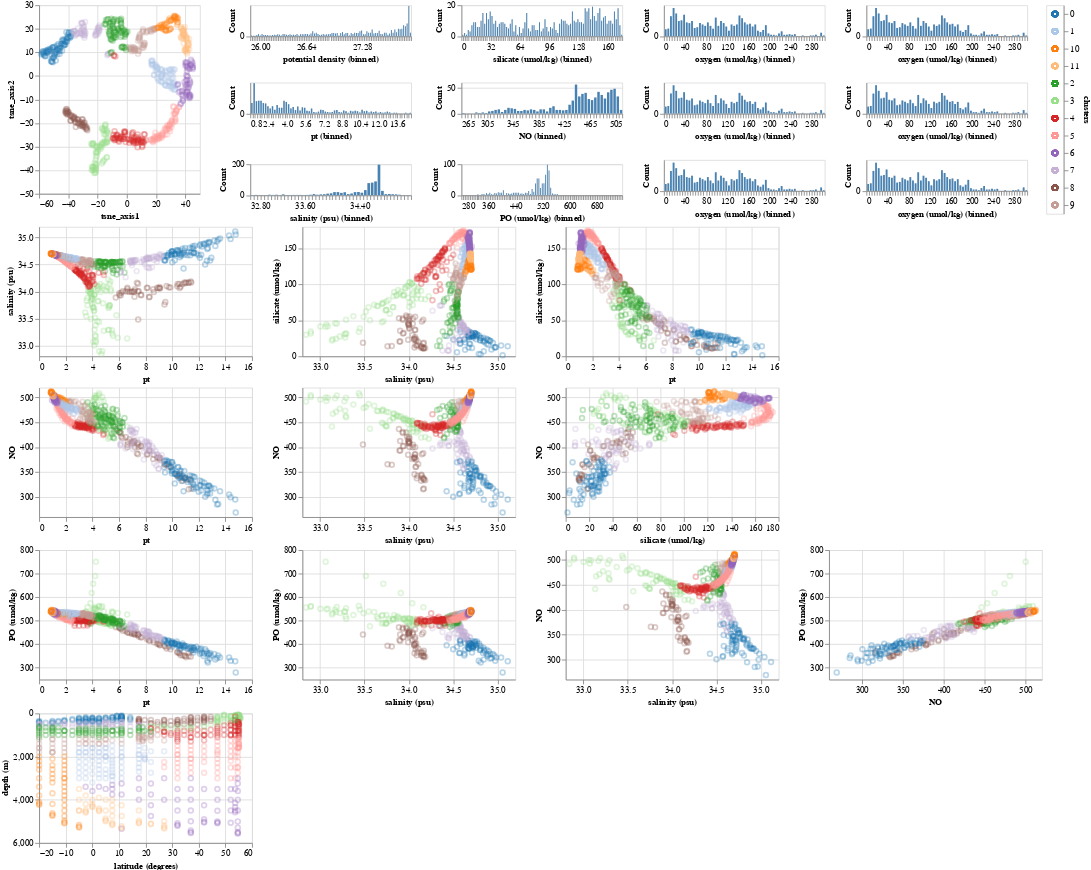

Write notebook code for a chart like this one.
### Markdown cell above
View altair interactive visualizations

### Code cell
import altair as alt

DF_TO_USE = foraltair_df
INTERVAL_SELECTION = alt.selection_interval()
LEGEND_SELECTION = alt.selection_multi(fields=['clusters'])
COMPOSED_SELECTION = (INTERVAL_SELECTION | LEGEND_SELECTION)
TOTAL_WIDTH=1200
TOTAL_HEIGHT=680
TSNE_HEIGHTFRAC=0.4
TSNE_WIDTHFRAC=0.2
FONTSIZE=10
PADDING_GUESS=45 #additional padding to subtract off


#convenience functions to turn off default altair behaviour of including
# zero in the axis even if no points are at 0
def nozero_xaxis(field_name):
  return alt.X(field_name, scale=alt.Scale(zero=False))
def nozero_yaxis(field_name, domain=None):
  if (domain is None):
    return alt.Y(field_name, scale=alt.Scale(zero=False))
  else:
    return alt.Y(field_name, scale=alt.Scale(zero=False, domain=domain))

def get_interactive_histogram(colname):
  yaxis = alt.Y('count():Q', title="Count")
  xaxis = alt.X(colname+':Q', bin=alt.Bin(maxbins=100))
  #apparently height/width doesn't include the space for the
  # axes labels, so these need to be adjusted a bit.
  bg_histogram = alt.Chart(DF_TO_USE).mark_bar().encode(
                    y=yaxis,
                    x=xaxis,
                    color=alt.value('lightgrey')).properties(
                      width=TOTAL_WIDTH*(1-TSNE_WIDTHFRAC)/4
                            - (FONTSIZE+PADDING_GUESS),
                      height=TOTAL_HEIGHT*TSNE_HEIGHTFRAC/3
                            - (FONTSIZE+PADDING_GUESS),
                      selection=INTERVAL_SELECTION)
  fg_histogram = alt.Chart(DF_TO_USE).mark_bar().encode(
                      y=yaxis,
                      color=alt.value('steelblue'),
                      x=xaxis).transform_filter(COMPOSED_SELECTION)
  return (bg_histogram+fg_histogram)

#define the color property that will be shared for the scatterplots/legend
color = alt.condition(COMPOSED_SELECTION, 'clusters', alt.value('lightgray'),
                      scale=alt.Scale(scheme='category20'),
                      legend=None)

#base chart for t-sne scatterplot
tsne_base = alt.Chart(DF_TO_USE).mark_point(opacity=0.3).encode(
  color=color
).properties(width=TOTAL_WIDTH*TSNE_WIDTHFRAC - (FONTSIZE+PADDING_GUESS),
             height=TOTAL_HEIGHT*TSNE_HEIGHTFRAC - (FONTSIZE+PADDING_GUESS)
             ).add_selection(INTERVAL_SELECTION)

#base chart for all other scatterplots
base = alt.Chart(DF_TO_USE).mark_point(opacity=0.3).encode(
  color=color
).properties(width=TOTAL_WIDTH/4 - (FONTSIZE+PADDING_GUESS),
             height=(TOTAL_HEIGHT*(1-TSNE_HEIGHTFRAC))/2 
                     - (FONTSIZE+PADDING_GUESS)).add_selection(
                         INTERVAL_SELECTION)
#selectable legend
legend = legend = alt.Chart(DF_TO_USE).mark_point().encode(
            y=alt.Y('clusters:N', axis=alt.Axis(orient='right')),
            color=color
        ).add_selection(LEGEND_SELECTION)

#compose the whole layout
alt.vconcat(
    
(tsne_base.encode(x='tsne_axis1', y='tsne_axis2')
| alt.vconcat(get_interactive_histogram('potential density'),
             get_interactive_histogram('pt'),
             get_interactive_histogram('salinity (psu)'))
| alt.vconcat(get_interactive_histogram('silicate (umol/kg)'),
              get_interactive_histogram('NO'),
              get_interactive_histogram('PO (umol/kg)'))
| alt.vconcat(get_interactive_histogram('oxygen (umol/kg)'),
              get_interactive_histogram('oxygen (umol/kg)'),
              get_interactive_histogram('oxygen (umol/kg)'))
| alt.vconcat(get_interactive_histogram('oxygen (umol/kg)'),
              get_interactive_histogram('oxygen (umol/kg)'),
              get_interactive_histogram('oxygen (umol/kg)'))
| legend
),

(base.encode(nozero_xaxis('pt'), nozero_yaxis('salinity (psu)'))
| base.encode(nozero_xaxis('salinity (psu)'),
              nozero_yaxis('silicate (umol/kg)') )
| base.encode(nozero_xaxis('pt'), 
              nozero_yaxis('silicate (umol/kg)'))
),

(base.encode(nozero_xaxis('pt'),
             nozero_yaxis('NO'))
| base.encode(nozero_xaxis('salinity (psu)'),
              nozero_yaxis('NO'))
| base.encode(nozero_xaxis('silicate (umol/kg)'),
              nozero_yaxis('NO'))
),
 
 (base.encode(nozero_xaxis('pt'), nozero_yaxis('PO (umol/kg)'))
| base.encode(nozero_xaxis('salinity (psu)'), nozero_yaxis('PO (umol/kg)'))
|  base.encode(nozero_xaxis('salinity (psu)'), nozero_yaxis('NO'))
| base.encode(nozero_xaxis('NO'), nozero_yaxis('PO (umol/kg)'))
#| base.encode(x='salinity (psu)', y='PO (umol/kg)')
#| base.encode(x='NO', y='PO (umol/kg)')
),
#

(base.encode(nozero_xaxis('latitude (degrees)'),
             nozero_yaxis('depth (m)', domain=(6000, 0))))

).configure_axis(labelFontSize=FONTSIZE,
                 titleFontSize=FONTSIZE).properties(padding=0, spacing=0)
# the padding/spacing doesn't propagate to subcharts propertly

### Figure 1 — Vega-Lite specification as saved in the notebook (floating-point values rounded to 4 significant figures; data arrays with more than 128 entries replaced by an {"elided": "..."} marker saying what was removed)
{"config": {"view": {"continuousWidth": 400, "continuousHeight": 300}, "axis": {"labelFontSize": 10, "titleFontSize": 10}}, "vconcat": [{"hconcat": [{"mark": {"type": "point", "opacity": 0.3}, "encoding": {"color": {"condition": {"type": "nominal", "field": "clusters", "legend": null, "scale": {"scheme": "category20"}, "selection": {"or": ["selector011", "selector012"]}}, "value": "lightgray"}, "x": {"type": "quantitative", "field": "tsne_axis1"}, "y": {"type": "quantitative", "field": "tsne_axis2"}}, "height": 217.0, "selection": {"selector011": {"type": "interval"}}, "width": 185.0}, {"vconcat": [{"layer": [{"mark": "bar", "encoding": {"color": {"value": "lightgrey"}, "x": {"type": "quantitative", "bin": {"maxbins": 100}, "field": "potential density"}, "y": {"type": "quantitative", "aggregate": "count", "title": "Count"}}, "height": 35.67, "selection": {"selector011": {"type": "interval"}}, "width": 185.0}, {"mark": "bar", "encoding": {"color": {"value": "steelblue"}, "x": {"type": "quantitative", "bin": {"maxbins": 100}, "field": "potential density"}, "y": {"type": "quantitative", "aggregate": "count", "title": "Count"}}, "transform": [{"filter": {"selection": {"or": ["selector011", "selector012"]}}}]}]}, {"layer": [{"mark": "bar", "encoding": {"color": {"value": "lightgrey"}, "x": {"type": "quantitative", "bin": {"maxbins": 100}, "field": "pt"}, "y": {"type": "quantitative", "aggregate": "count", "title": "Count"}}, "height": 35.67, "selection": {"selector011": {"type": "interval"}}, "width": 185.0}, {"mark": "bar", "encoding": {"color": {"value": "steelblue"}, "x": {"type": "quantitative", "bin": {"maxbins": 100}, "field": "pt"}, "y": {"type": "quantitative", "aggregate": "count", "title": "Count"}}, "transform": [{"filter": {"selection": {"or": ["selector011", "selector012"]}}}]}]}, {"layer": [{"mark": "bar", "encoding": {"color": {"value": "lightgrey"}, "x": {"type": "quantitative", "bin": {"maxbins": 100}, "field": "salinity (psu)"}, "y": {"type": "quantitative", "aggregate": "count", "title": "Count"}}, "height": 35.67, "selection": {"selector011": {"type": "interval"}}, "width": 185.0}, {"mark": "bar", "encoding": {"color": {"value": "steelblue"}, "x": {"type": "quantitative", "bin": {"maxbins": 100}, "field": "salinity (psu)"}, "y": {"type": "quantitative", "aggregate": "count", "title": "Count"}}, "transform": [{"filter": {"selection": {"or": ["selector011", "selector012"]}}}]}]}]}, {"vconcat": [{"layer": [{"mark": "bar", "encoding": {"color": {"value": "lightgrey"}, "x": {"type": "quantitative", "bin": {"maxbins": 100}, "field": "silicate (umol/kg)"}, "y": {"type": "quantitative", "aggregate": "count", "title": "Count"}}, "height": 35.67, "selection": {"selector011": {"type": "interval"}}, "width": 185.0}, {"mark": "bar", "encoding": {"color": {"value": "steelblue"}, "x": {"type": "quantitative", "bin": {"maxbins": 100}, "field": "silicate (umol/kg)"}, "y": {"type": "quantitative", "aggregate": "count", "title": "Count"}}, "transform": [{"filter": {"selection": {"or": ["selector011", "selector012"]}}}]}]}, {"layer": [{"mark": "bar", "encoding": {"color": {"value": "lightgrey"}, "x": {"type": "quantitative", "bin": {"maxbins": 100}, "field": "NO"}, "y": {"type": "quantitative", "aggregate": "count", "title": "Count"}}, "height": 35.67, "selection": {"selector011": {"type": "interval"}}, "width": 185.0}, {"mark": "bar", "encoding": {"color": {"value": "steelblue"}, "x": {"type": "quantitative", "bin": {"maxbins": 100}, "field": "NO"}, "y": {"type": "quantitative", "aggregate": "count", "title": "Count"}}, "transform": [{"filter": {"selection": {"or": ["selector011", "selector012"]}}}]}]}, {"layer": [{"mark": "bar", "encoding": {"color": {"value": "lightgrey"}, "x": {"type": "quantitative", "bin": {"maxbins": 100}, "field": "PO (umol/kg)"}, "y": {"type": "quantitative", "aggregate": "count", "title": "Count"}}, "height": 35.67, "selection": {"selector011": {"type": "interval"}}, "width": 185.0}, {"mark": "bar", "encoding": {"color": {"value": "steelblue"}, "x": {"type": "quantitative", "bin": {"maxbins": 100}, "field": "PO (umol/kg)"}, "y": {"type": "quantitative", "aggregate": "count", "title": "Count"}}, "transform": [{"filter": {"selection": {"or": ["selector011", "selector012"]}}}]}]}]}, {"vconcat": [{"layer": [{"mark": "bar", "encoding": {"color": {"value": "lightgrey"}, "x": {"type": "quantitative", "bin": {"maxbins": 100}, "field": "oxygen (umol/kg)"}, "y": {"type": "quantitative", "aggregate": "count", "title": "Count"}}, "height": 35.67, "selection": {"selector011": {"type": "interval"}}, "width": 185.0}, {"mark": "bar", "encoding": {"color": {"value": "steelblue"}, "x": {"type": "quantitative", "bin": {"maxbins": 100}, "field": "oxygen (umol/kg)"}, "y": {"type": "quantitative", "aggregate": "count", "title": "Count"}}, "transform": [{"filter": {"selection": {"or": ["selector011", "selector012"]}}}]}]}, {"layer": [{"mark": "bar", "encoding": {"color": {"value": "lightgrey"}, "x": {"type": "quantitative", "bin": {"maxbins": 100}, "field": "oxygen (umol/kg)"}, "y": {"type": "quantitative", "aggregate": "count", "title": "Count"}}, "height": 35.67, "selection": {"selector011": {"type": "interval"}}, "width": 185.0}, {"mark": "bar", "encoding": {"color": {"value": "steelblue"}, "x": {"type": "quantitative", "bin": {"maxbins": 100}, "field": "oxygen (umol/kg)"}, "y": {"type": "quantitative", "aggregate": "count", "title": "Count"}}, "transform": [{"filter": {"selection": {"or": ["selector011", "selector012"]}}}]}]}, {"layer": [{"mark": "bar", "encoding": {"color": {"value": "lightgrey"}, "x": {"type": "quantitative", "bin": {"maxbins": 100}, "field": "oxygen (umol/kg)"}, "y": {"type": "quantitative", "aggregate": "count", "title": "Count"}}, "height": 35.67, "selection": {"selector011": {"type": "interval"}}, "width": 185.0}, {"mark": "bar", "encoding": {"color": {"value": "steelblue"}, "x": {"type": "quantitative", "bin": {"maxbins": 100}, "field": "oxygen (umol/kg)"}, "y": {"type": "quantitative", "aggregate": "count", "title": "Count"}}, "transform": [{"filter": {"selection": {"or": ["selector011", "selector012"]}}}]}]}]}, {"vconcat": [{"layer": [{"mark": "bar", "encoding": {"color": {"value": "lightgrey"}, "x": {"type": "quantitative", "bin": {"maxbins": 100}, "field": "oxygen (umol/kg)"}, "y": {"type": "quantitative", "aggregate": "count", "title": "Count"}}, "height": 35.67, "selection": {"selector011": {"type": "interval"}}, "width": 185.0}, {"mark": "bar", "encoding": {"color": {"value": "steelblue"}, "x": {"type": "quantitative", "bin": {"maxbins": 100}, "field": "oxygen (umol/kg)"}, "y": {"type": "quantitative", "aggregate": "count", "title": "Count"}}, "transform": [{"filter": {"selection": {"or": ["selector011", "selector012"]}}}]}]}, {"layer": [{"mark": "bar", "encoding": {"color": {"value": "lightgrey"}, "x": {"type": "quantitative", "bin": {"maxbins": 100}, "field": "oxygen (umol/kg)"}, "y": {"type": "quantitative", "aggregate": "count", "title": "Count"}}, "height": 35.67, "selection": {"selector011": {"type": "interval"}}, "width": 185.0}, {"mark": "bar", "encoding": {"color": {"value": "steelblue"}, "x": {"type": "quantitative", "bin": {"maxbins": 100}, "field": "oxygen (umol/kg)"}, "y": {"type": "quantitative", "aggregate": "count", "title": "Count"}}, "transform": [{"filter": {"selection": {"or": ["selector011", "selector012"]}}}]}]}, {"layer": [{"mark": "bar", "encoding": {"color": {"value": "lightgrey"}, "x": {"type": "quantitative", "bin": {"maxbins": 100}, "field": "oxygen (umol/kg)"}, "y": {"type": "quantitative", "aggregate": "count", "title": "Count"}}, "height": 35.67, "selection": {"selector011": {"type": "interval"}}, "width": 185.0}, {"mark": "bar", "encoding": {"color": {"value": "steelblue"}, "x": {"type": "quantitative", "bin": {"maxbins": 100}, "field": "oxygen (umol/kg)"}, "y": {"type": "quantitative", "aggregate": "count", "title": "Count"}}, "transform": [{"filter": {"selection": {"or": ["selector011", "selector012"]}}}]}]}]}, {"mark": "point", "encoding": {"color": {"condition": {"type": "nominal", "field": "clusters", "legend": null, "scale": {"scheme": "category20"}, "selection": {"or": ["selector011", "selector012"]}}, "value": "lightgray"}, "y": {"type": "nominal", "axis": {"orient": "right"}, "field": "clusters"}}, "selection": {"selector012": {"type": "multi", "fields": ["clusters"]}}}]}, {"hconcat": [{"mark": {"type": "point", "opacity": 0.3}, "encoding": {"color": {"condition": {"type": "nominal", "field": "clusters", "legend": null, "scale": {"scheme": "category20"}, "selection": {"or": ["selector011", "selector012"]}}, "value": "lightgray"}, "x": {"type": "quantitative", "field": "pt", "scale": {"zero": false}}, "y": {"type": "quantitative", "field": "salinity (psu)", "scale": {"zero": false}}}, "height": 149.0, "selection": {"selector011": {"type": "interval"}}, "width": 245.0}, {"mark": {"type": "point", "opacity": 0.3}, "encoding": {"color": {"condition": {"type": "nominal", "field": "clusters", "legend": null, "scale": {"scheme": "category20"}, "selection": {"or": ["selector011", "selector012"]}}, "value": "lightgray"}, "x": {"type": "quantitative", "field": "salinity (psu)", "scale": {"zero": false}}, "y": {"type": "quantitative", "field": "silicate (umol/kg)", "scale": {"zero": false}}}, "height": 149.0, "selection": {"selector011": {"type": "interval"}}, "width": 245.0}, {"mark": {"type": "point", "opacity": 0.3}, "encoding": {"color": {"condition": {"type": "nominal", "field": "clusters", "legend": null, "scale": {"scheme": "category20"}, "selection": {"or": ["selector011", "selector012"]}}, "value": "lightgray"}, "x": {"type": "quantitative", "field": "pt", "scale": {"zero": false}}, "y": {"type": "quantitative", "field": "silicate (umol/kg)", "scale": {"zero": false}}}, "height": 149.0, "selection": {"selector011": {"type": "interval"}}, "width": 245.0}]}, {"hconcat": [{"mark": {"type": "point", "opacity": 0.3}, "encoding": {"color": {"condition": {"type": "nominal", "field": "clusters", "legend": null, "scale": {"scheme": "category20"}, "selection": {"or": ["selector011", "selector012"]}}, "value": "lightgray"}, "x": {"type": "quantitative", "field": "pt", "scale": {"zero": false}}, "y": {"type": "quantitative", "field": "NO", "scale": {"zero": false}}}, "height": 149.0, "selection": {"selector011": {"type": "interval"}}, "width": 245.0}, {"mark": {"type": "point", "opacity": 0.3}, "encoding": {"color": {"condition": {"type": "nominal", "field": "clusters", "legend": null, "scale": {"scheme": "category20"}, "selection": {"or": ["selector011", "selector012"]}}, "value": "lightgray"}, "x": {"type": "quantitative", "field": "salinity (psu)", "scale": {"zero": false}}, "y": {"type": "quantitative", "field": "NO", "scale": {"zero": false}}}, "height": 149.0, "selection": {"selector011": {"type": "interval"}}, "width": 245.0}, {"mark": {"type": "point", "opacity": 0.3}, "encoding": {"color": {"condition": {"type": "nominal", "field": "clusters", "legend": null, "scale": {"scheme": "category20"}, "selection": {"or": ["selector011", "selector012"]}}, "value": "lightgray"}, "x": {"type": "quantitative", "field": "silicate (umol/kg)", "scale": {"zero": false}}, "y": {"type": "quantitative", "field": "NO", "scale": {"zero": false}}}, "height": 149.0, "selection": {"selector011": {"type": "interval"}}, "width": 245.0}]}, {"hconcat": [{"mark": {"type": "point", "opacity": 0.3}, "encoding": {"color": {"condition": {"type": "nominal", "field": "clusters", "legend": null, "scale": {"scheme": "category20"}, "selection": {"or": ["selector011", "selector012"]}}, "value": "lightgray"}, "x": {"type": "quantitative", "field": "pt", "scale": {"zero": false}}, "y": {"type": "quantitative", "field": "PO (umol/kg)", "scale": {"zero": false}}}, "height": 149.0, "selection": {"selector011": {"type": "interval"}}, "width": 245.0}, {"mark": {"type": "point", "opacity": 0.3}, "encoding": {"color": {"condition": {"type": "nominal", "field": "clusters", "legend": null, "scale": {"scheme": "category20"}, "selection": {"or": ["selector011", "selector012"]}}, "value": "lightgray"}, "x": {"type": "quantitative", "field": "salinity (psu)", "scale": {"zero": false}}, "y": {"type": "quantitative", "field": "PO (umol/kg)", "scale": {"zero": false}}}, "height": 149.0, "selection": {"selector011": {"type": "interval"}}, "width": 245.0}, {"mark": {"type": "point", "opacity": 0.3}, "encoding": {"color": {"condition": {"type": "nominal", "field": "clusters", "legend": null, "scale": {"scheme": "category20"}, "selection": {"or": ["selector011", "selector012"]}}, "value": "lightgray"}, "x": {"type": "quantitative", "field": "salinity (psu)", "scale": {"zero": false}}, "y": {"type": "quantitative", "field": "NO", "scale": {"zero": false}}}, "height": 149.0, "selection": {"selector011": {"type": "interval"}}, "width": 245.0}, {"mark": {"type": "point", "opacity": 0.3}, "encoding": {"color": {"condition": {"type": "nominal", "field": "clusters", "legend": null, "scale": {"scheme": "category20"}, "selection": {"or": ["selector011", "selector012"]}}, "value": "lightgray"}, "x": {"type": "quantitative", "field": "NO", "scale": {"zero": false}}, "y": {"type": "quantitative", "field": "PO (umol/kg)", "scale": {"zero": false}}}, "height": 149.0, "selection": {"selector011": {"type": "interval"}}, "width": 245.0}]}, {"mark": {"type": "point", "opacity": 0.3}, "encoding": {"color": {"condition": {"type": "nominal", "field": "clusters", "legend": null, "scale": {"scheme": "category20"}, "selection": {"or": ["selector011", "selector012"]}}, "value": "lightgray"}, "x": {"type": "quantitative", "field": "latitude (degrees)", "scale": {"zero": false}}, "y": {"type": "quantitative", "field": "depth (m)", "scale": {"domain": [6000, 0], "zero": false}}}, "height": 149.0, "selection": {"selector011": {"type": "interval"}}, "width": 245.0}], "data": {"name": "data-5c939b161bc4cdcb69bab30522d73fb9"}, "padding": 0, "spacing": 0, "$schema": "https://vega.github.io/schema/vega-lite/v4.8.1.json", "datasets": {"data-5c939b161bc4cdcb69bab30522d73fb9": {"elided": "761 records"}}}
